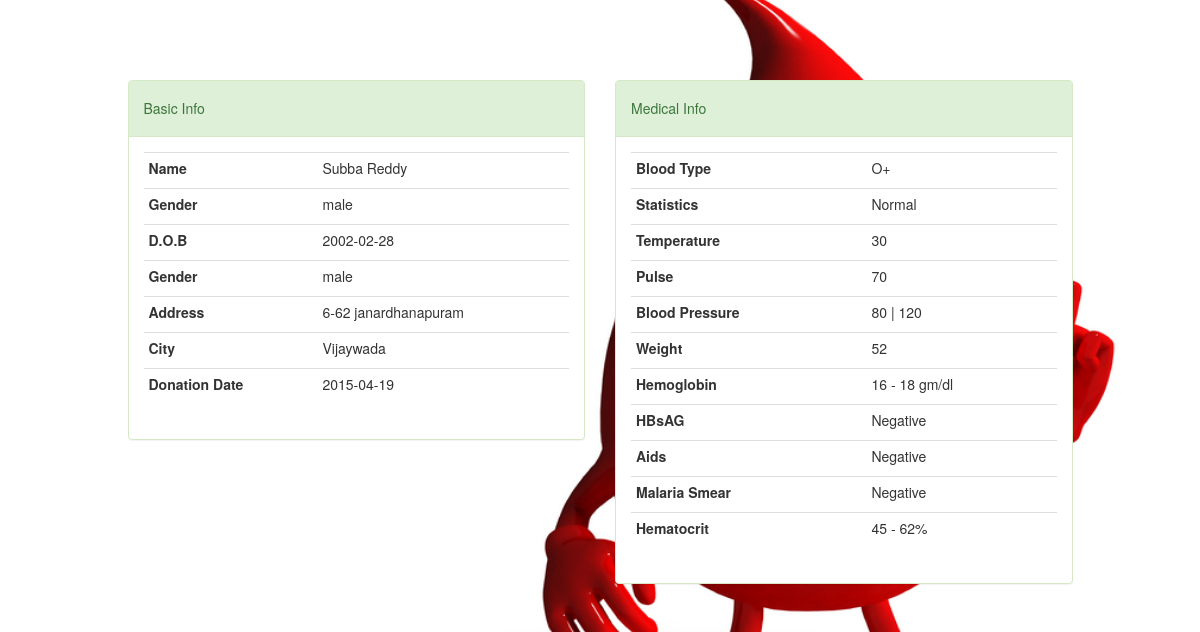
Screenshot of /profile.php?id=3 with the database file from the repository.
### tables this page shows
CREATE TABLE donors (
  id int(11) NOT NULL,
  fname varchar(45) NOT NULL,
  mname varchar(30) DEFAULT NULL,
  lname varchar(45),
  sex varchar(10) NOT NULL,
  b_type varchar(3) NOT NULL,
  bday date NOT NULL,
  h_address varchar(50) NOT NULL,
  city varchar(30) NOT NULL,
  don_date date NOT NULL,
  stats text NOT NULL,
  temp varchar(10) NOT NULL,
  pulse varchar(10) NOT NULL,
  bp varchar(10) NOT NULL,
  weight int(11) NOT NULL,
  hemoglobin varchar(25) NOT NULL,
  hbsag varchar(10) NOT NULL,
  aids varchar(15) NOT NULL,
  malaria_smear varchar(20) NOT NULL,
  hematocrit varchar(15) NOT NULL,
  phone varchar(10) DEFAULT NULL,
  mobile varchar(11) NOT NULL
);

### php/DBConnect.php (called while the page is built, shortened)
<?php
class DBConnect {
    private $db = NULL;
    public function __construct() {
        $dsn = 'mysql:dbname=' . self::DB_NAME . ';host=' . self::DB_SERVER;
        try {
            $this->db = new PDO($dsn, self::DB_USER, self::DB_PASSWORD);
        } catch (PDOException $e) {
            throw new Exception('Connection failed: ' .
            $e->getMessage());
        }
        return $this->db;
    }
    public function getDonorProfileById($id){
        $stmt = $this->db->prepare("SELECT * FROM donors WHERE id=?");
        $stmt->execute([$id]);
        return $stmt->fetchAll();
    }
}

### profile.php (the view, shortened to what this page needs)
<?php
$id = $_GET['id'];
require_once 'php/DBConnect.php';
$db = new DBConnect();
$donor = $db->getDonorProfileById($id);
include 'layout/_header.php';
?>
<html>
<head>
</head>
<body>
<div class="container">
	<br></br>
	<br></br>
    <div class="row">
        <div class="col-sm-1"></div>
        <div class="col-md-5">
            <div class="panel panel-success">
                <div class="panel-heading">
                    <h5>Basic Info</h5>
                </div>
                <div class="panel-body">
                    <table class="table table-condensed">
                        <tr>
                            <td><label>Name</label></td>
                            <td><?= $donor[0]['fname']." ".$donor[0]['mname']." ".$donor[0]['lname']; ?></td>
                        </tr>
                        <tr>
                            <td><label>Gender</label></td>
                            <td><?= $donor[0]['sex']; ?></td>
                        </tr>
                        <tr>
                            <td><label>D.O.B</label></td>
                            <td><?= $donor[0]['bday']; ?></td>
                        </tr>
                        <tr>
                            <td><label> Gender </label></td>
                            <td><?= $donor[0]['sex']; ?></td>
                        </tr>
                        <tr>
                            <td><label> Address </label></td>
                            <td><?= wordwrap($donor[0]['h_address'], 26, '<br>'); ?></td>
                        </tr>
                        <tr>
                            <td><label> City </label></td>
                            <td><?= $donor[0]['city']; ?></td>
                        </tr>
                        <tr>
                            <td><label> Donation Date </label></td>
                            <td><?= $donor[0]['don_date']; ?></td>
                        </tr>
                    </table>
                </div>
            </div>
        </div>
        <div class="col-md-5">
            <div class="panel panel-success">
                <div class="panel-heading">
                    <h5>Medical Info</h5>
                </div>
                <div class="panel-body">
                    <table class="table table-condensed">
                        <tr>
                            <td><label>Blood Type</label></td>
                            <td><?= $donor[0]['b_type']; ?></td>
                        </tr>
                        <tr>
                            <td><label>Statistics</label></td>
                            <td><?= $donor[0]['stats']; ?></td>
                        </tr>
                        <tr>
                            <td><label>Temperature</label></td>
                            <td><?= $donor[0]['temp']; ?></td>
                        </tr>
                        <tr>
                            <td><label> Pulse </label></td>
                            <td><?= $donor[0]['pulse']; ?></td>
                        </tr>
                        <tr>
                            <td><label> Blood Pressure </label></td>
                            <td><?= $donor[0]['bp']; ?></td>
                        </tr>
                        <tr>
                            <td><label> Weight </label></td>
                            <td><?= $donor[0]['weight']; ?></td>
                        </tr>
                        <tr>
                            <td><label> Hemoglobin </label></td>
                            <td><?= $donor[0]['hemoglobin']; ?></td>
                        </tr>
                        <tr>
                            <td><label> HBsAG </label></td>
                            <td><?= $donor[0]['hbsag']; ?></td>
                        </tr>
                        <tr>
                            <td><label> Aids </label></td>
                            <td><?= $donor[0]['aids']; ?></td>
                        </tr>
                        <tr>
                            <td><label> Malaria Smear </label></td>
                            <td><?= $donor[0]['malaria_smear']; ?></td>
                        </tr>
                        <tr>
                            <td><label> Hematocrit </label></td>
                            <td><?= $donor[0]['hematocrit']; ?></td>
                        </tr>
                    </table>
                </div>
            </div>
        </div>
        <div class="col-sm-1"></div>
    </div>
</div>
</body>

### profile.php (style rules this page uses)
body { background:url(bm.jpg) no-repeat right fixed; background-size:900px 900px; }

### rows the page displays
donors: fname "Subba", lname "Reddy", sex "male", bday "2002-02-28", h_address "6-62 janardhanapuram", city "Vijaywada", don_date "2015-04-19", b_type "O+", stats "Normal", temp "30", pulse "70", bp "80 | 120", weight "52", hemoglobin "16 - 18 gm/dl", hbsag "Negative", aids "Negative", malaria_smear "Negative", hematocrit "45 - 62%"
